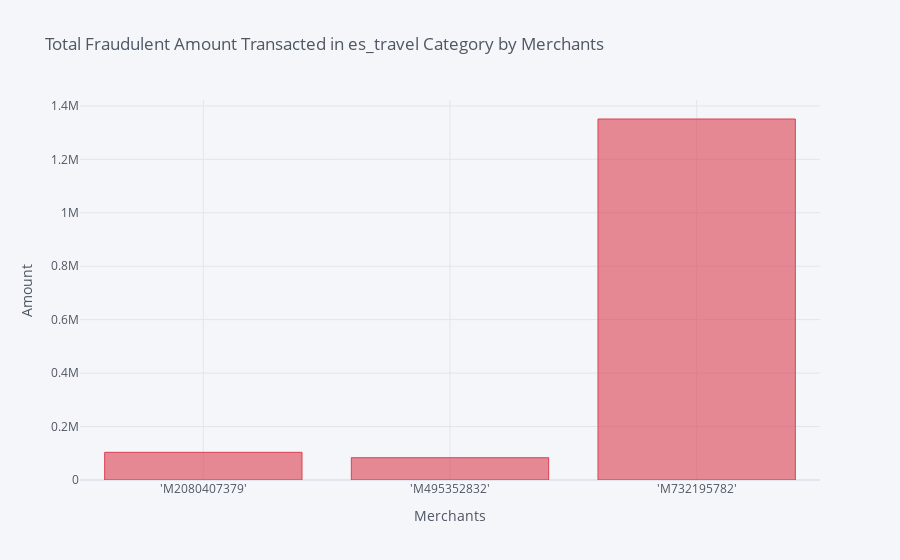

Write notebook code for a chart like this one.
### Code cell
fraud_df[fraud_df['category'] == "'es_travel'"][['merchant', 'amount']].groupby('merchant')['amount'].sum().iplot(kind = 'bar', xTitle = 'Merchants', yTitle = 'Amount', title = 'Total Fraudulent Amount Transacted in es_travel Category by Merchants', color = 'red')

### Figure 1 — Plotly figure (JSON) as saved in the notebook; plotly's stock layout.template omitted (floating-point values rounded to 4 significant figures)
{"data": [{"marker": {"color": "rgba(219, 64, 82, 0.6)", "line": {"color": "rgba(219, 64, 82, 1.0)", "width": 1}}, "name": "amount", "orientation": "v", "text": "", "type": "bar", "x": ["'M2080407379'", "'M495352832'", "'M732195782'"], "y": [103600.0, 83380.0, 1351000.0]}], "layout": {"legend": {"bgcolor": "#F5F6F9", "font": {"color": "#4D5663"}}, "paper_bgcolor": "#F5F6F9", "plot_bgcolor": "#F5F6F9", "title": {"font": {"color": "#4D5663"}, "text": "Total Fraudulent Amount Transacted in es_travel Category by Merchants"}, "xaxis": {"gridcolor": "#E1E5ED", "showgrid": true, "tickfont": {"color": "#4D5663"}, "title": {"font": {"color": "#4D5663"}, "text": "Merchants"}, "zerolinecolor": "#E1E5ED"}, "yaxis": {"gridcolor": "#E1E5ED", "showgrid": true, "tickfont": {"color": "#4D5663"}, "title": {"font": {"color": "#4D5663"}, "text": "Amount"}, "zerolinecolor": "#E1E5ED"}}}
